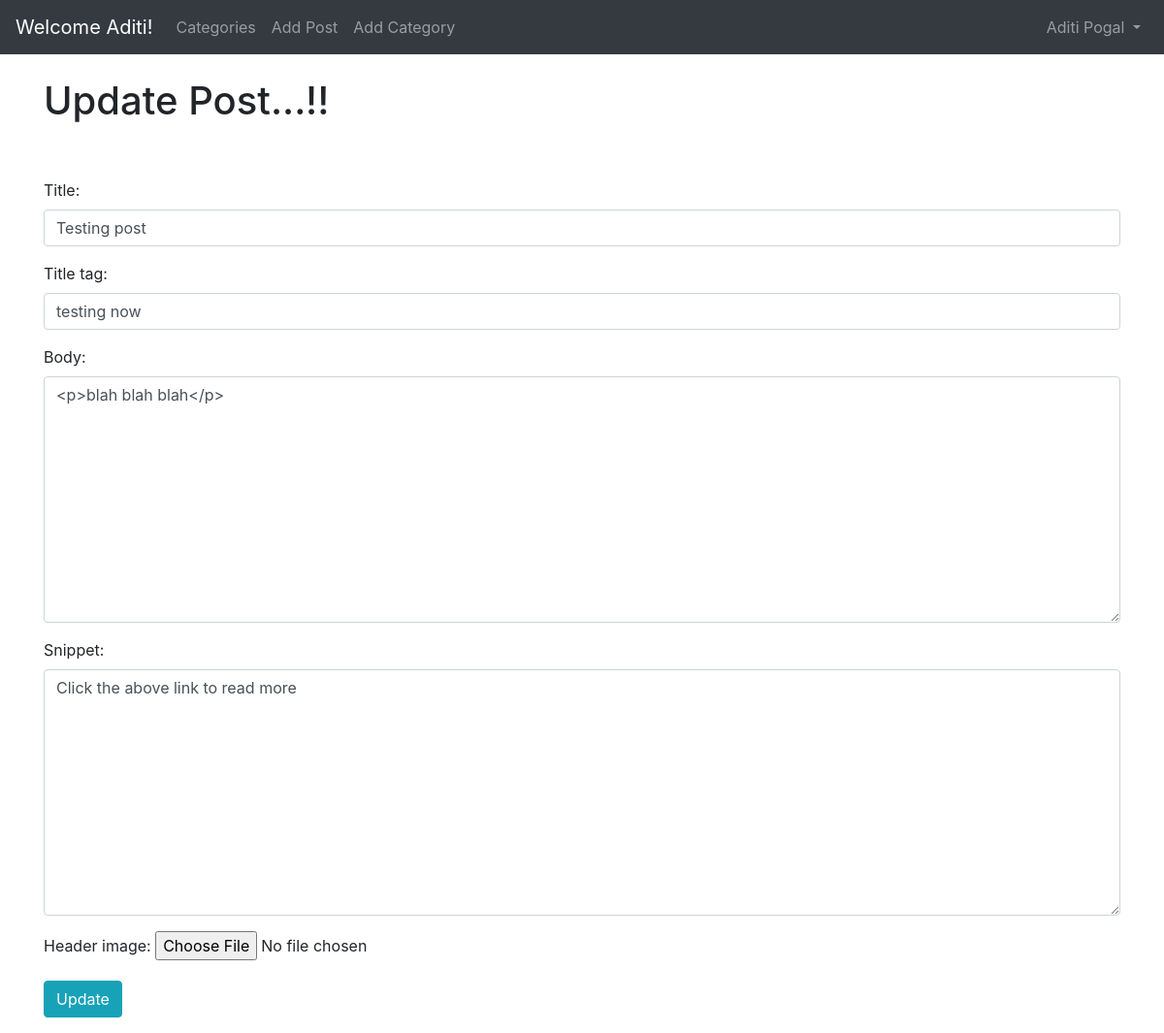
The page /article/edit/10 (signed in) on the database as committed earlier.
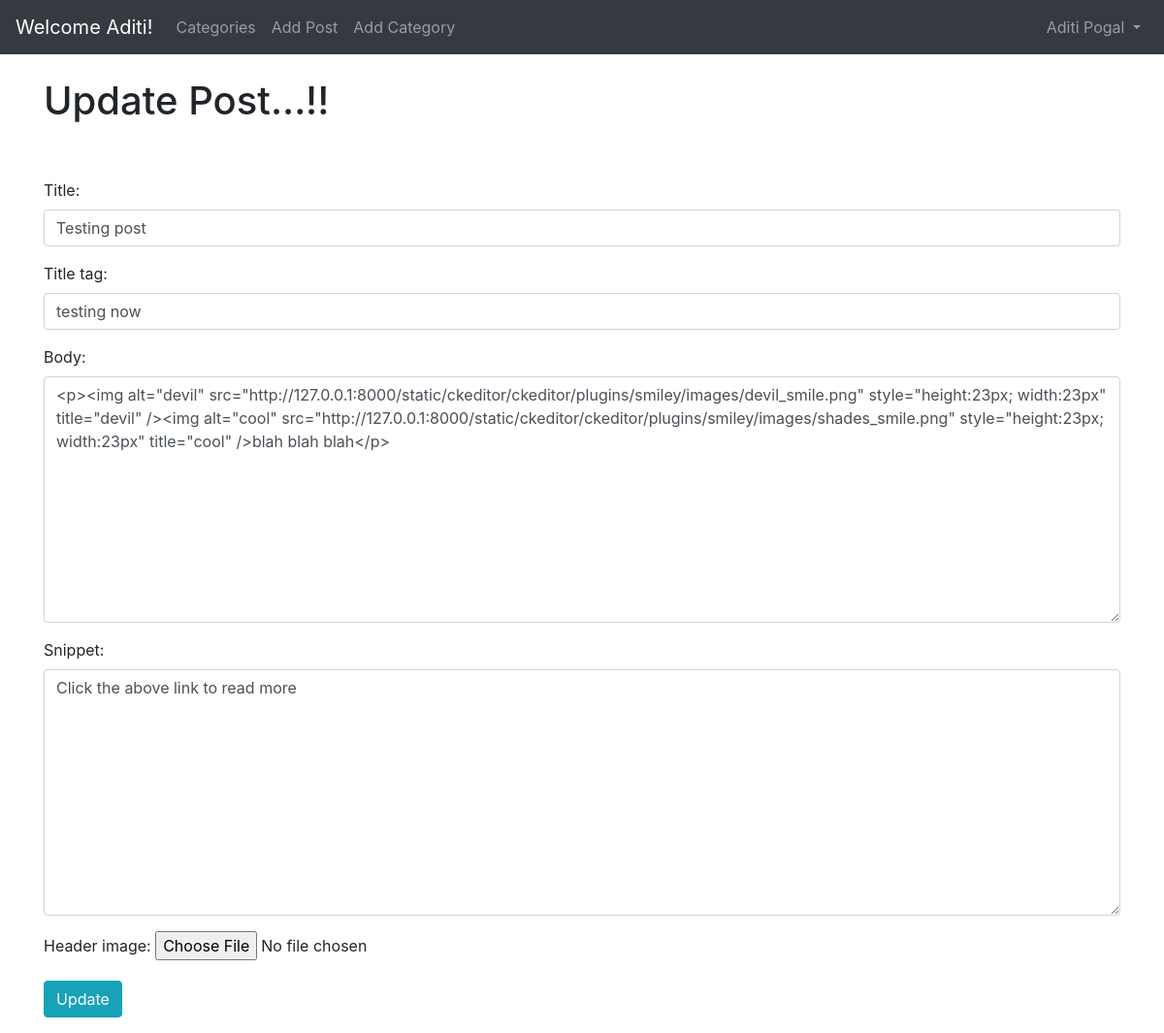
The same page on the database as committed later.
### theblog/models.py (models this page shows, shortened)
class Post(models.Model):
    title=models.CharField(max_length=255)
    header_image=models.ImageField(null=True,blank=True,upload_to="images/")
    title_tag=models.CharField(max_length=255)
    author=models.ForeignKey(User,on_delete=models.CASCADE)
    body=RichTextField(blank=True,null=True)
    post_date=models.DateField(auto_now_add=True)
    category=models.CharField(max_length=255,default='coding')
    snippet=models.CharField(max_length=255)
    likes=models.ManyToManyField(User,related_name='blog_posts')

### theblog/views.py (the view)
# urls.py: path('article/edit/<int:pk>',UpdatePostView.as_view(),name="update_post"),
class UpdatePostView(UpdateView):
    model=Post
    form_class=EditForm
    template_name='update_post.html'

### theblog/forms.py
class EditForm(forms.ModelForm):
    class Meta:
        model=Post
        fields=('title','title_tag','body','snippet','header_image')
        widgets={
            'title':forms.TextInput(attrs={'class':'form-control'}),
             'title_tag':forms.TextInput(attrs={'class':'form-control'}),
            'body':forms.Textarea(attrs={'class':'form-control'}),
            'snippet':forms.Textarea(attrs={'class':'form-control'}),
        }

### theblog/templates/update_post.html (shortened to what this page needs)
{% extends 'base.html' %}
{% block content %}
{% if user.is_authenticated %}
{% if user.id == post.author.id %}
<h1>Update Post...!!</h1>
<br><br>
<div class="form-group">
     <form action="" method="POST">
        {{ form.as_p }}
        <button class="btn btn-info">Update</button>
     </form>
</div>
{% else %}
You're not allowed here!
{% endif %}
{% else %}
You're not allowed here!
{% endif %}
{% endblock %}

Rows that differ between the two databases and show on the page:
changed Post "Testing post": body "<p>blah blah blah</p>" → "<p><img alt=\"devil\" src=\"http://127.0.0.1:8000/static/ckeditor/ckeditor/plugins/smiley/images/devil_smile.png\" style=\"height:23px; width:23px\" title=\"devil\" /><img alt=\"cool\" src=\"http://127.0.0.1:8000/static/ckeditor/ckeditor/plugins/smiley/images/shades_smile.png\" style=\"height:23px; width:23px\" title=\"cool\" />blah blah blah</p>"
